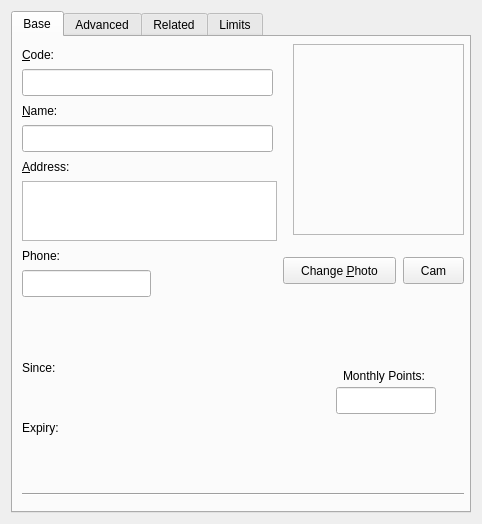
<?xml version="1.0" encoding="UTF-8"?>
<ui version="4.0">
 <class>clientEditor</class>
 <widget class="QWidget" name="clientEditor">
  <property name="geometry">
   <rect>
    <x>0</x>
    <y>0</y>
    <width>482</width>
    <height>524</height>
   </rect>
  </property>
  <property name="minimumSize">
   <size>
    <width>480</width>
    <height>520</height>
   </size>
  </property>
  <property name="windowTitle">
   <string>Form</string>
  </property>
  <layout class="QGridLayout" name="gridLayout">
   <item row="0" column="0">
    <widget class="QTabWidget" name="tabWidget">
     <property name="currentIndex">
      <number>0</number>
     </property>
     <widget class="QWidget" name="basePage">
      <property name="enabled">
       <bool>true</bool>
      </property>
      <attribute name="title">
       <string>Base</string>
      </attribute>
      <widget class="MibitLineEdit" name="editClientCode">
       <property name="geometry">
        <rect>
         <x>9</x>
         <y>32</y>
         <width>251</width>
         <height>27</height>
        </rect>
       </property>
      </widget>
      <widget class="QLabel" name="label_4">
       <property name="geometry">
        <rect>
         <x>9</x>
         <y>65</y>
         <width>43</width>
         <height>17</height>
        </rect>
       </property>
       <property name="text">
        <string>&amp;Name:</string>
       </property>
       <property name="buddy">
        <cstring>editClientName</cstring>
       </property>
      </widget>
      <widget class="QLabel" name="labelClientPhoto">
       <property name="geometry">
        <rect>
         <x>280</x>
         <y>7</y>
         <width>171</width>
         <height>191</height>
        </rect>
       </property>
       <property name="sizePolicy">
        <sizepolicy hsizetype="Maximum" vsizetype="Maximum">
         <horstretch>0</horstretch>
         <verstretch>0</verstretch>
        </sizepolicy>
       </property>
       <property name="minimumSize">
        <size>
         <width>128</width>
         <height>128</height>
        </size>
       </property>
       <property name="frameShape">
        <enum>QFrame::StyledPanel</enum>
       </property>
       <property name="frameShadow">
        <enum>QFrame::Sunken</enum>
       </property>
       <property name="text">
        <string/>
       </property>
       <property name="alignment">
        <set>Qt::AlignCenter</set>
       </property>
      </widget>
      <widget class="QPushButton" name="btnChangeClientPhoto">
       <property name="geometry">
        <rect>
         <x>270</x>
         <y>220</y>
         <width>113</width>
         <height>27</height>
        </rect>
       </property>
       <property name="text">
        <string>Change &amp;Photo</string>
       </property>
      </widget>
      <widget class="MibitLineEdit" name="editClientName">
       <property name="geometry">
        <rect>
         <x>9</x>
         <y>88</y>
         <width>251</width>
         <height>27</height>
        </rect>
       </property>
      </widget>
      <widget class="QLabel" name="label_16">
       <property name="geometry">
        <rect>
         <x>9</x>
         <y>121</y>
         <width>58</width>
         <height>17</height>
        </rect>
       </property>
       <property name="text">
        <string>&amp;Address:</string>
       </property>
       <property name="buddy">
        <cstring>editClientAddress</cstring>
       </property>
      </widget>
      <widget class="QTextEdit" name="editClientAddress">
       <property name="geometry">
        <rect>
         <x>9</x>
         <y>144</y>
         <width>255</width>
         <height>60</height>
        </rect>
       </property>
       <property name="maximumSize">
        <size>
         <width>16777215</width>
         <height>60</height>
        </size>
       </property>
       <property name="tabChangesFocus">
        <bool>true</bool>
       </property>
       <property name="acceptRichText">
        <bool>false</bool>
       </property>
      </widget>
      <widget class="QLabel" name="label_6">
       <property name="geometry">
        <rect>
         <x>9</x>
         <y>382</y>
         <width>45</width>
         <height>17</height>
        </rect>
       </property>
       <property name="text">
        <string>Expiry:</string>
       </property>
      </widget>
      <widget class="QLabel" name="label_17">
       <property name="geometry">
        <rect>
         <x>9</x>
         <y>210</y>
         <width>44</width>
         <height>17</height>
        </rect>
       </property>
       <property name="text">
        <string>Phone:</string>
       </property>
       <property name="buddy">
        <cstring>editClientPhone</cstring>
       </property>
      </widget>
      <widget class="MibitLineEdit" name="editClientPhone">
       <property name="geometry">
        <rect>
         <x>9</x>
         <y>233</y>
         <width>129</width>
         <height>27</height>
        </rect>
       </property>
       <property name="minimumSize">
        <size>
         <width>94</width>
         <height>0</height>
        </size>
       </property>
       <property name="maximumSize">
        <size>
         <width>200</width>
         <height>16777215</height>
        </size>
       </property>
      </widget>
      <widget class="QLabel" name="label_3">
       <property name="geometry">
        <rect>
         <x>9</x>
         <y>322</y>
         <width>39</width>
         <height>17</height>
        </rect>
       </property>
       <property name="text">
        <string>Since:</string>
       </property>
      </widget>
      <widget class="KDateWidget" name="sinceDatePicker">
       <property name="geometry">
        <rect>
         <x>9</x>
         <y>345</y>
         <width>246</width>
         <height>27</height>
        </rect>
       </property>
      </widget>
      <widget class="KDateWidget" name="expiryDatePicker">
       <property name="geometry">
        <rect>
         <x>9</x>
         <y>405</y>
         <width>246</width>
         <height>27</height>
        </rect>
       </property>
      </widget>
      <widget class="Line" name="line">
       <property name="geometry">
        <rect>
         <x>9</x>
         <y>449</y>
         <width>442</width>
         <height>16</height>
        </rect>
       </property>
       <property name="orientation">
        <enum>Qt::Horizontal</enum>
       </property>
      </widget>
      <widget class="MibitLineEdit" name="editMonthlyPoints">
       <property name="geometry">
        <rect>
         <x>323</x>
         <y>350</y>
         <width>100</width>
         <height>27</height>
        </rect>
       </property>
       <property name="maximumSize">
        <size>
         <width>100</width>
         <height>16777215</height>
        </size>
       </property>
      </widget>
      <widget class="QLabel" name="label_14">
       <property name="geometry">
        <rect>
         <x>9</x>
         <y>9</y>
         <width>39</width>
         <height>17</height>
        </rect>
       </property>
       <property name="text">
        <string>&amp;Code:</string>
       </property>
       <property name="buddy">
        <cstring>editClientCode</cstring>
       </property>
      </widget>
      <widget class="QLabel" name="label_5">
       <property name="geometry">
        <rect>
         <x>330</x>
         <y>330</y>
         <width>105</width>
         <height>17</height>
        </rect>
       </property>
       <property name="text">
        <string>Monthly Points:</string>
       </property>
      </widget>
      <widget class="QPushButton" name="btnOpenCamera">
       <property name="geometry">
        <rect>
         <x>390</x>
         <y>220</y>
         <width>61</width>
         <height>27</height>
        </rect>
       </property>
       <property name="text">
        <string>Cam</string>
       </property>
      </widget>
     </widget>
     <widget class="QWidget" name="advancedPage">
      <attribute name="title">
       <string>Advanced</string>
      </attribute>
      <widget class="clienttag" name="clientTagEditor" native="true">
       <property name="geometry">
        <rect>
         <x>10</x>
         <y>9</y>
         <width>441</width>
         <height>221</height>
        </rect>
       </property>
      </widget>
     </widget>
     <widget class="QWidget" name="relatedPage">
      <attribute name="title">
       <string>Related</string>
      </attribute>
      <widget class="QLabel" name="label_7">
       <property name="geometry">
        <rect>
         <x>10</x>
         <y>10</y>
         <width>91</width>
         <height>17</height>
        </rect>
       </property>
       <property name="text">
        <string>Paying Client:</string>
       </property>
      </widget>
      <widget class="QLabel" name="label_8">
       <property name="geometry">
        <rect>
         <x>130</x>
         <y>120</y>
         <width>201</width>
         <height>27</height>
        </rect>
       </property>
       <property name="text">
        <string>This Client Pays Also For:</string>
       </property>
      </widget>
      <widget class="QPushButton" name="viewClientButton">
       <property name="geometry">
        <rect>
         <x>30</x>
         <y>90</y>
         <width>71</width>
         <height>27</height>
        </rect>
       </property>
       <property name="text">
        <string>View</string>
       </property>
      </widget>
      <widget class="QLabel" name="parentClientPhoto">
       <property name="geometry">
        <rect>
         <x>330</x>
         <y>10</y>
         <width>128</width>
         <height>128</height>
        </rect>
       </property>
       <property name="sizePolicy">
        <sizepolicy hsizetype="Maximum" vsizetype="Maximum">
         <horstretch>0</horstretch>
         <verstretch>0</verstretch>
        </sizepolicy>
       </property>
       <property name="minimumSize">
        <size>
         <width>128</width>
         <height>128</height>
        </size>
       </property>
       <property name="frameShape">
        <enum>QFrame::StyledPanel</enum>
       </property>
       <property name="frameShadow">
        <enum>QFrame::Sunken</enum>
       </property>
       <property name="text">
        <string/>
       </property>
       <property name="alignment">
        <set>Qt::AlignCenter</set>
       </property>
      </widget>
      <widget class="QLabel" name="parentClientLabel">
       <property name="geometry">
        <rect>
         <x>10</x>
         <y>30</y>
         <width>121</width>
         <height>61</height>
        </rect>
       </property>
       <property name="text">
        <string>Paying Client Name</string>
       </property>
       <property name="wordWrap">
        <bool>true</bool>
       </property>
      </widget>
      <widget class="QTableWidget" name="childrenTable">
       <property name="geometry">
        <rect>
         <x>10</x>
         <y>150</y>
         <width>431</width>
         <height>311</height>
        </rect>
       </property>
      </widget>
      <widget class="SearchCode" name="editParentClient" native="true">
       <property name="geometry">
        <rect>
         <x>150</x>
         <y>10</y>
         <width>171</width>
         <height>101</height>
        </rect>
       </property>
      </widget>
     </widget>
     <widget class="QWidget" name="limitsPage">
      <attribute name="title">
       <string>Limits</string>
      </attribute>
      <widget class="QTableView" name="clientLimitsList">
       <property name="geometry">
        <rect>
         <x>10</x>
         <y>40</y>
         <width>441</width>
         <height>391</height>
        </rect>
       </property>
      </widget>
      <widget class="QLabel" name="label_9">
       <property name="geometry">
        <rect>
         <x>10</x>
         <y>10</y>
         <width>121</width>
         <height>17</height>
        </rect>
       </property>
       <property name="text">
        <string>Purchase Limits:</string>
       </property>
      </widget>
      <widget class="QPushButton" name="addLimitButton">
       <property name="geometry">
        <rect>
         <x>350</x>
         <y>440</y>
         <width>98</width>
         <height>27</height>
        </rect>
       </property>
       <property name="text">
        <string>Add Limit</string>
       </property>
      </widget>
     </widget>
    </widget>
   </item>
  </layout>
 </widget>
 <customwidgets>
  <customwidget>
   <class>KDateWidget</class>
   <extends>QWidget</extends>
   <header>kdatewidget.h</header>
  </customwidget>
  <customwidget>
   <class>SearchCode</class>
   <extends>QWidget</extends>
   <header>searchcode.h</header>
   <container>1</container>
  </customwidget>
  <customwidget>
   <class>clienttag</class>
   <extends>QWidget</extends>
   <header location="global">clienttag.h</header>
   <container>1</container>
  </customwidget>
  <customwidget>
   <class>MibitLineEdit</class>
   <extends>QLineEdit</extends>
   <header>../../mibitWidgets/mibitlineedit.h</header>
  </customwidget>
 </customwidgets>
 <resources/>
 <connections/>
</ui>
